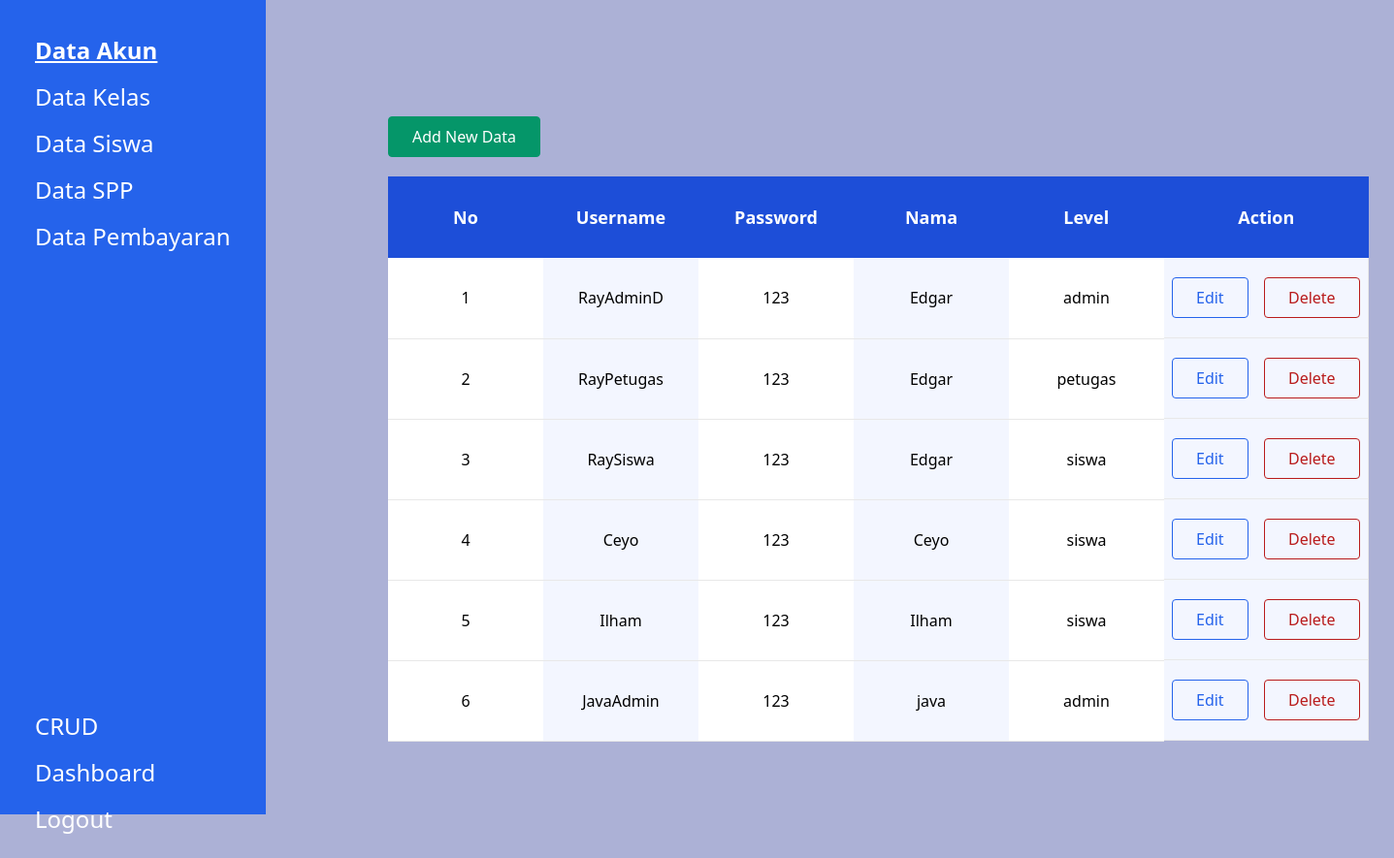
The page /pages/CRUD/data_akun.php (signed in) on the database its author committed.
### tables this page shows
CREATE TABLE `data_akun` (
  `id_akun` int(11) NOT NULL,
  `username` varchar(25) NOT NULL,
  `password` varchar(32) NOT NULL,
  `nama` varchar(35) NOT NULL,
  `level` enum('admin','petugas','siswa') NOT NULL
);

### pages/CRUD/data_akun.php (the view, shortened to what this page needs)
<!DOCTYPE html>
<html lang="en">
  <head>
    <link rel="stylesheet" href="https://cdn.tailgrids.com/tailgrids-fallback.css" />
    <link href="../../dist/output.css" rel="stylesheet" />
  </head>
  <body class="min-h-screen bg-blue-light">
        <nav class="fixed w-48 min-h-screen lg:w-fit">
          <div class="min-h-screen px-4 py-5 bg-blue-600 py-auto w-fit">
            <ul class="flex flex-col h-screen gap-4 py-4 text-white text-m">
                <li><a class="px-5 text-2xl font-bold underline " href="./data_akun.php"><span class="sr-only">(current)</span>Data Akun</a></li>
                <li><a class="px-5 text-2xl hover:underline" href="./data_kelas.php">Data Kelas</a></li>
                <li><a class="px-5 text-2xl hover:underline" href="./data_siswa.php">Data Siswa</a></li>
                <li><a class="px-5 text-2xl first-letter hover:underline " href="./data_spp.php">Data SPP</a></li>
                <li><a class="px-5 text-2xl hover:underline" href="./data_pembayaran.php">Data Pembayaran</a></li>
                <div class="fixed flex flex-col gap-4 bottom-6 ">
                    <li><a class="px-5 text-2xl hover:underline" href="../CRUD/index.php">CRUD</a></li>
                    <li><a class="px-5 text-2xl hover:underline" href="../dashboard/index.php">Dashboard</a></li>
                    <li><a class="px-5 text-2xl hover:underline" href="../../login/logout.php">Logout</a></li>
                </div>
            </ul>
          </div>
        </nav>
        <section class="py-20 lg:py-[120px]">
    <div class="container flex ">
        <div class="flex flex-wrap justify-center ml-20 -mx-4 lg:ml-96">
            <div class="px-4">
                <div class="flex flex-col items-start max-w-full gap-5 overflow-x-auto">
                    <a href="./create_page/akun.php" class="inline-block px-6 py-2 mr-2 text-white bg-green-600 border border-green-600 rounded hover:border-white hover:text-white">
                         Add New Data
                     </a>
                    <table class="table-auto w-96">
                        <thead>
                            <tr class="text-center bg-blue-700">
                                <th class="w-1/6 min-w-[160px] text-lg font-semibold text-white py-4 lg:py-7 px-3 lg:px-4">
                                    No
                                </th>
                                <th class="w-1/6 min-w-[160px] text-lg font-semibold text-white py-4 lg:py-7 px-3 lg:px-4">
                                    Username
                                </th>
                                <th class="w-1/6 min-w-[160px] text-lg font-semibold text-white py-4 lg:py-7 px-3 lg:px-4">
                                    Password
                                </th>
                                <th class="w-1/6 min-w-[160px] text-lg font-semibold text-white py-4 lg:py-7 px-3 lg:px-4">
                                    Nama
                                </th>
                                <th class="w-1/6 min-w-[160px] text-lg font-semibold text-white py-4 lg:py-7 px-3 lg:px-4 border-r border-transparent">
                                    Level
                                </th>
                                <th class="w-1/6 min-w-[160px] text-lg font-semibold text-white py-4 lg:py-7 px-3 lg:px-4 border-r border-transparent">
                                    Action
                                </th>
                            </tr>
                        </thead>
                        <tbody>
                            <?php
                                require("../../connection.php");
                                $no = 1;
                                $query = mysqli_query($conn,"SELECT * FROM `data_akun`");
                                while($row = mysqli_fetch_array($query)){
                            ?>
                            <tr>
                                <th class="text-center text-dark font-medium text-base py-5 px-2 bg-white border-b border-[#E8E8E8]">
                                    <?php echo $no++ ?>
                                </th>
                                <td class="text-center text-dark font-medium text-base py-5 px-2 bg-[#F3F6FF] border-b border-[#E8E8E8]">
                                    <?php echo $row["username"] ?>
                                </td>
                                <td class="text-center text-dark font-medium text-base py-5 px-2 bg-white border-b border-[#E8E8E8]">
                                    <?php echo $row["password"] ?>
                                </td>
                                <td class="text-center text-dark font-medium text-base py-5 px-2 bg-[#F3F6FF] border-b border-[#E8E8E8]">
                                    <?php echo $row["nama"] ?>
                                </td>
                                <td class="text-center text-dark font-medium text-base py-5 px-2 bg-white border-b border-[#E8E8E8]">
                                    <?php echo $row["level"] ?>
                                </td>
                                <td class="text-center flex items-center justify-center text-dark font-medium text-base py-5 px-2 bg-[#F3F6FF] border-b border-r border-[#E8E8E8]">
                                    <a href="./edit_page/akun.php?id=<?php echo $row['id_akun']; ?>" class="inline-block px-6 py-2 mr-2 text-blue-600 border border-blue-600 rounded hover:bg-blue-600 hover:text-white">
                                        Edit
                                    </a>
                                    <p>&nbsp;&nbsp;</p>
                                    <a href="./delete/akun.php?id=<?php echo $row['id_akun']; ?>" class="inline-block px-6 py-2 text-red-700 border border-red-700 rounded hover:bg-red-700 hover:text-white">
                                        Delete
                                    </a>
                                </td>
                            </tr>
                           <?php } ?>
                        </tbody>
                    </table>
                </div>
            </div>
        </div>
    </div>
        </section>
  </body>
</html>

### rows shown on the page
data_akun: username "RayAdminD", password "123", nama "Edgar", level "admin"
data_akun: username "RayPetugas", password "123", nama "Edgar", level "petugas"
data_akun: username "RaySiswa", password "123", nama "Edgar", level "siswa"
data_akun: username "Ceyo", password "123", nama "Ceyo", level "siswa"
data_akun: username "Ilham", password "123", nama "Ilham", level "siswa"
data_akun: username "JavaAdmin", password "123", nama "java", level "admin"
